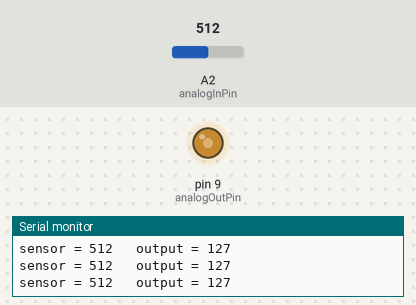
Recording of a sketch running on a simulated Arduino Uno, built with avr-gcc and run on an emulated ATmega328P. Parts: output pins drawn as LEDs (lit = HIGH), the last lines printed to the serial monitor. The test bench sets the inputs (shaded band); at power-on: A2 (analogInPin) = 512.

Above: at 1.2 s.
1.3 s: A2 (analogInPin) set to 418
At 2.5 s:
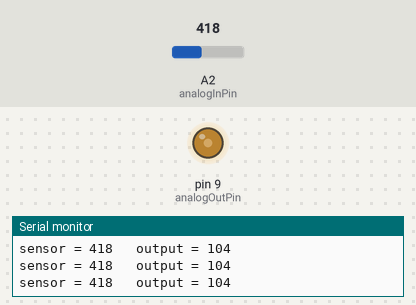
4.3 s: A2 (analogInPin) set to 390
At 4.7 s:
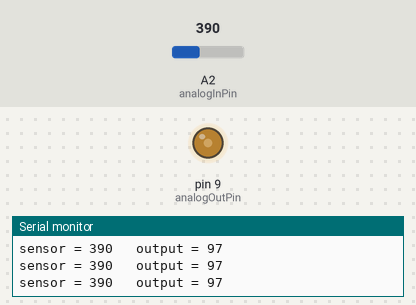
7.3 s: A2 (analogInPin) set to 716
At 8.4 s:
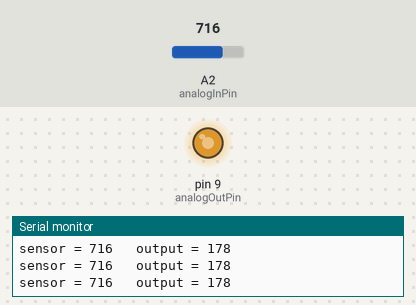
8.8 s: A2 (analogInPin) set to 990
At 10.0 s:
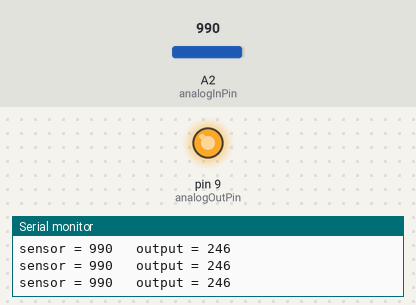
10.3 s: A2 (analogInPin) set to 1015
At 10.7 s:
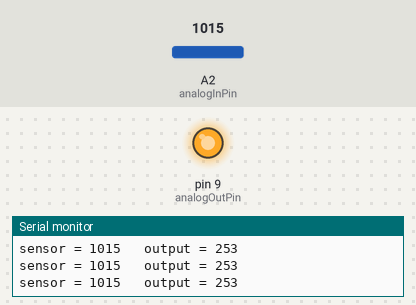
13.3 s: A2 (analogInPin) set to 0
At 14.6 s:
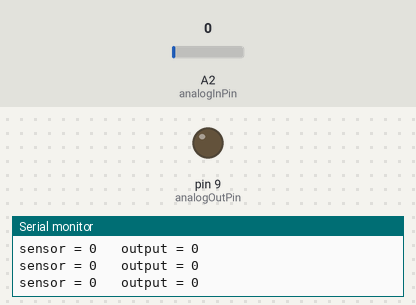
Timing chart, 0 to 15.8 s (numbered marks = the images above; inputs shaded):
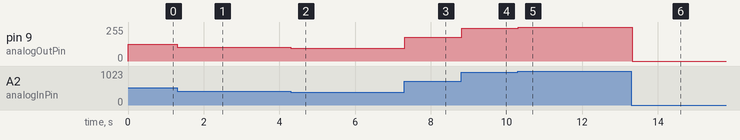

Measured:
- after the input at 1.3 s, pin 9 (analogOutPin): 127/255 → 104/255 at once
- after the input at 4.3 s, pin 9 (analogOutPin): 104/255 → 97/255 at once
- after the input at 7.3 s, pin 9 (analogOutPin): 97/255 → 178/255 at once
- after the input at 8.8 s, pin 9 (analogOutPin): 178/255 → 246/255 at once
- after the input at 10.3 s, pin 9 (analogOutPin): 246/255 → 253/255 at once
- after the input at 13.3 s, pin 9 (analogOutPin): 253/255 → 0/255 at once

The sketch:

Saida_Analogica.ino
```cpp
const int analogInPin = A2;
const int analogOutPin = 9;

int sensorValue = 0;
int outputValue = 0;

void setup()
{
    Serial.begin(9600);
}

void loop()
{
    //Leitura da entrada analogica 2
    sensorValue = analogRead(analogInPin);

    // Mapeamento da entrar e saida analogica
    outputValue = map(sensorValue, 0, 1023, 0, 255);

    // A funcao map converte uma entrada analogica (de 0 a 1023) em valores
    // de saida analogica (0 a 255), a depender do mapeamento.
    //Nesta situacao, tambem a opcao de usar o seguinte codigo:

    // analogWrite(analogOutPin, sensorValue / 4); Dividir por 4 os valores de entrada

    //Escrita em uma saida analogica
    analogWrite(analogOutPin, outputValue);

    // Resultados:
    Serial.print("sensor = ");
    Serial.print(sensorValue);
    Serial.print("\t output = ");
    Serial.println(outputValue);

    delay(2);
}
```
